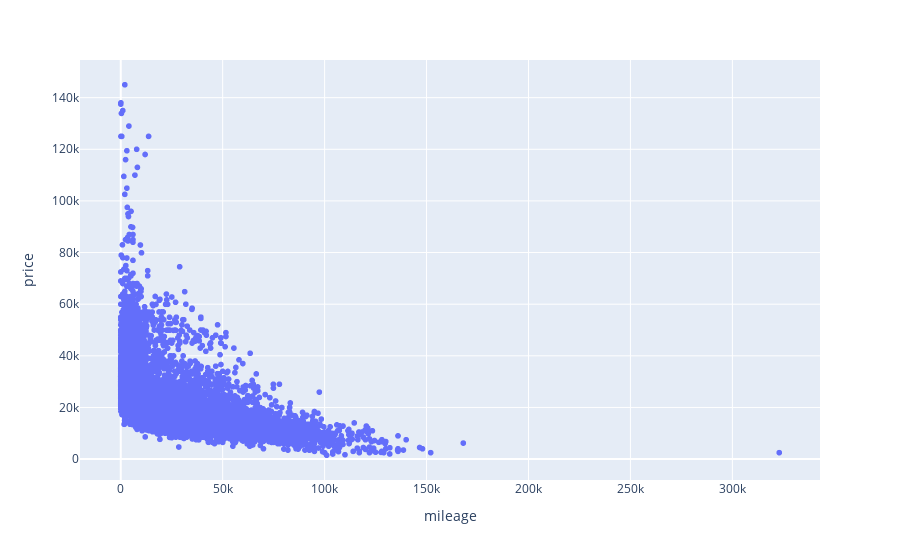

Source (notebook cell):
### Markdown cell above
Price of cars have been on the rise as the years goes by. At present, it is now at the peak of all previous year prices

### Code cell
px.scatter(audi_df,x='mileage', y = 'price')

### Figure 1 — Plotly figure (JSON) as saved in the notebook; plotly's stock layout.template omitted (floating-point values rounded to 4 significant figures; data arrays with more than 128 entries replaced by an {"elided": "..."} marker saying what was removed)
{"data": [{"hovertemplate": "mileage=%{x}<br>price=%{y}<extra></extra>", "legendgroup": "", "marker": {"color": "#636efa", "symbol": "circle"}, "mode": "markers", "name": "", "showlegend": false, "type": "scattergl", "x": {"elided": "10668 int values"}, "xaxis": "x", "y": {"elided": "10668 int values"}, "yaxis": "y"}], "layout": {"legend": {"tracegroupgap": 0}, "margin": {"t": 60}, "xaxis": {"anchor": "y", "domain": [0, 1], "title": {"text": "mileage"}}, "yaxis": {"anchor": "x", "domain": [0, 1], "title": {"text": "price"}}}}
